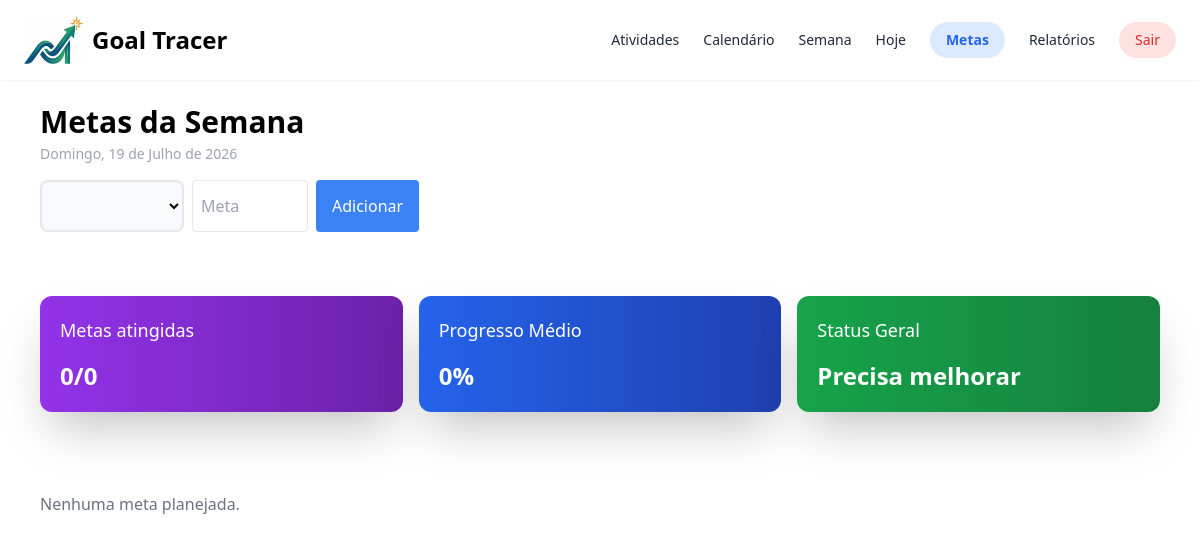
Before: /metas/ (signed in) with the older database file.
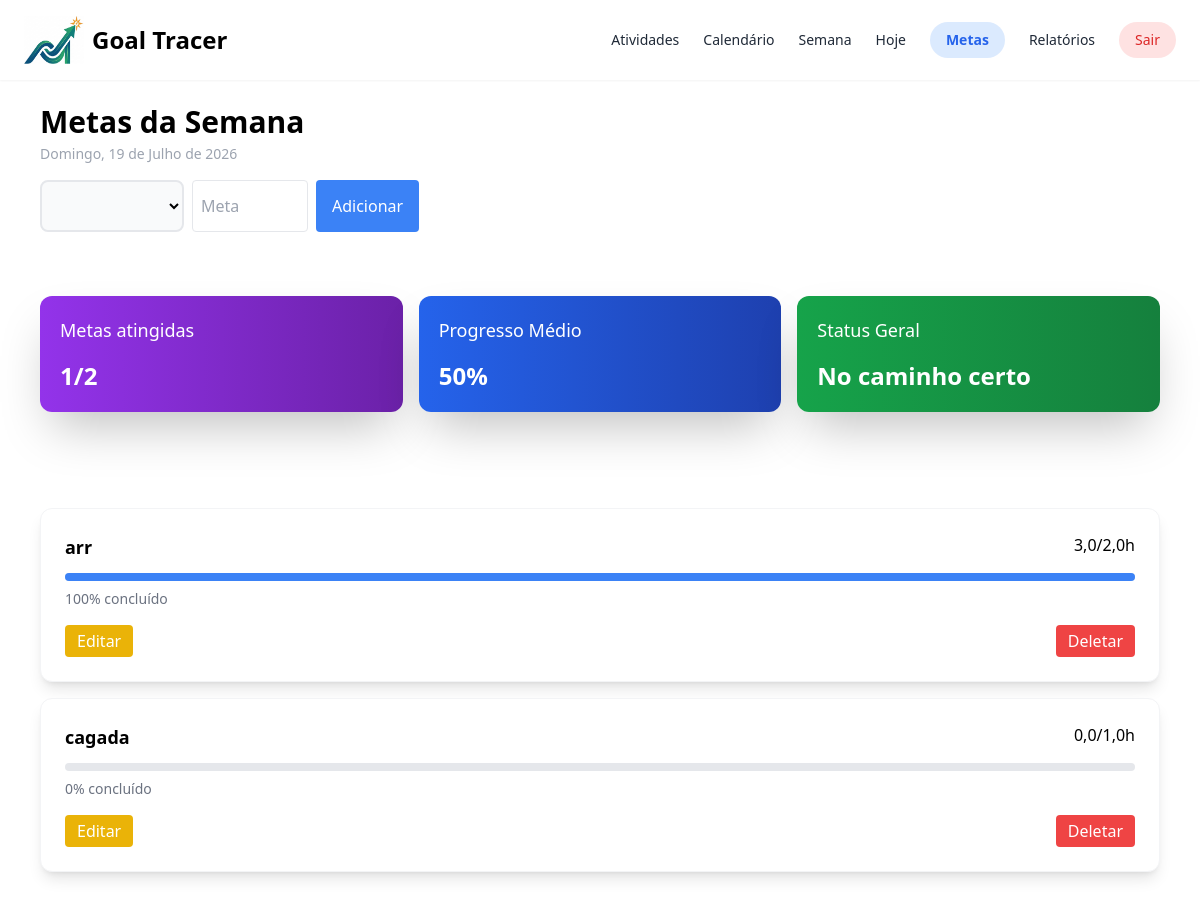
After: the same page with the newer database file.
### home/models.py (models this page shows, shortened)
class Meta(models.Model):
    semana = models.BigIntegerField(default=1)
    meta_horas = models.FloatField(default=0.0)
    atividade = models.ForeignKey(Atividade, on_delete=models.CASCADE, related_name="vinculos_metas")

class Atividade(models.Model):
    nome = models.CharField(max_length=200) # unique=True evita nomes duplicados
    usuario = models.ForeignKey(User, on_delete=models.CASCADE, related_name="atividades")
    class Meta:
        unique_together = ('nome', 'usuario')  # nome pode repetir ENTRE usuários, mas nao pro MESMO usuario

### home/views.py (the view, shortened to what this page needs)
# urls.py: path('metas/', views.metas, name='metas'),
def metas(request):
    if not request.user.is_authenticated:
        if request.method == "POST":
            return JsonResponse({"erro": "Não autenticado"}, status=401)
        return redirect('login')
    context = gerar_dados_metas(request.user)
    return render(request, "home/metas.html", context)

### home/views.py (called while the page is built)
def data_formatada():
    hoje_data = timezone.localdate()
    dia_semana_hoje = DIAS[hoje_data.weekday()]
    dias_extenso = {
        "Segunda": "Segunda-feira",
        "Terça": "Terça-feira",
        "Quarta": "Quarta-feira",
        "Quinta": "Quinta-feira",
        "Sexta": "Sexta-feira",
        "Sábado": "Sábado",
        "Domingo": "Domingo",
    }
    meses = ["", "Janeiro", "Fevereiro", "Março", "Abril", "Maio", "Junho",
             "Julho", "Agosto", "Setembro", "Outubro", "Novembro", "Dezembro"]
    data_formatada = f"{dias_extenso[dia_semana_hoje]}, {hoje_data.day} de {meses[hoje_data.month]} de {hoje_data.year}"
    return data_formatada

### templates/home/metas.html (shortened to what the changed rows need)
<!DOCTYPE html>
<html lang="pt-BR">
    <head>
        {% load static %}
        <script src="https://cdn.tailwindcss.com"></script>
    </head>
    <body>
        <nav class="bg-white-600 flex shadow-sm px-6 py-4 justify-between">
            <div class="flex">
                {% load static %}
                <h1 class="text-2xl font-bold p-2">Goal Tracer</h1>
            </div>
        </nav>
        <div>
            <div class="pl-10 py-6">
                <h2 class="text-3xl font-bold">Metas da Semana</h2>
            </div>
            <div class="grid grid-cols-3 gap-4 p-10">
                <div class="bg-gradient-to-r from-purple-600 to-purple-800 shadow-2xl text-white rounded-xl p-5">
                    <p class="text-lg">Metas atingidas</p>
                    <p id="metas_atingidas" class="text-2xl font-bold pt-4">{{ metas_atingidas }}/{{ total_metas }}</p>
                </div>
                <div class="bg-gradient-to-r from-blue-600 to-blue-800 shadow-2xl text-white rounded-xl p-5">
                    <p class="text-lg">Progresso Médio</p>
                    <p id="progresso_medio" class="text-2xl font-bold pt-4">{{ progresso_medio }}%</p>
                </div>
                <div class="bg-gradient-to-r from-green-600 to-green-700 shadow-2xl text-white rounded-xl p-5">
                    <p class="text-lg">Status Geral</p>
                    <p id="status" class="text-2xl font-bold pt-4">{{ status }}</p>
                </div>
            </div>
        </div>
        <div id="div_metas" class="p-10">
            {% for meta in metas %}
                <div id="div_meta_{{ meta.atividade.nome }}" data-meta-horas="{{ meta.meta_horas }}" class="bg-white rounded-xl border border-gray-100 p-6 mt-4 shadow-lg">
                    <div class="flex justify-between mb-3">
                        <h4 class="font-semibold text-lg">{{ meta.atividade.nome }}</h4>
                        <div>{{ meta.horas_semana }}/{{ meta.meta_horas }}h</div>
                    </div>
                    <div class="w-full bg-gray-200 h-2 rounded-full">
                        <div class="bg-blue-500 h-2 rounded-full w-[{{ meta.percentual }}%]"></div>
                    </div>
                    <p class="mt-2 text-sm text-gray-500">{{ meta.percentual }}% concluído</p>
                    <div class="flex mt-4">
                        <button id="botao_editar_{{ meta.atividade.nome }}" type="submit" class="px-3 py-1 bg-yellow-500 text-white rounded">Editar</button>
                        <button id="botao_deletar_{{ meta.atividade.nome }}" type="submit" class="ml-auto px-3 py-1 bg-red-500 text-white rounded">Deletar</button>
                    </div>
                </div>
            {% empty %}
                <p class="text-gray-500">Nenhuma meta planejada.</p>
            {% endfor %}
        </div>
    </body>
</html>

Changed rows visible on the page:
added Meta: atividade.nome "arr", horas_semana "3,0", meta_horas "2,0", percentual "100"
added Meta: atividade.nome "cagada", horas_semana "0,0", meta_horas "1,0", percentual "0"
Other visible differences:
{{ metas_atingidas }}: "0" → "1"
{{ total_metas }}: "0" → "2"
{{ progresso_medio }}: "0" → "50"
{{ status }}: "Precisa melhorar" → "No caminho certo"
text no longer shown: "Nenhuma meta planejada."
